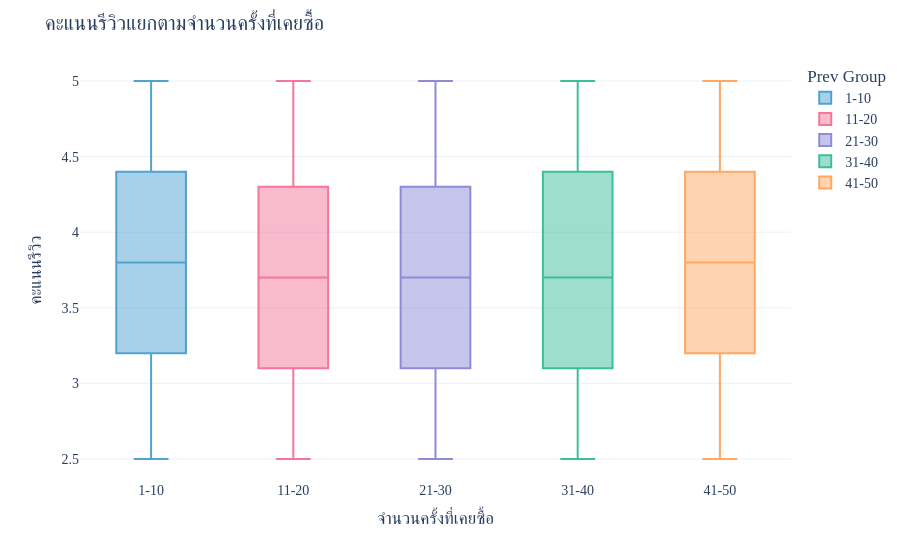
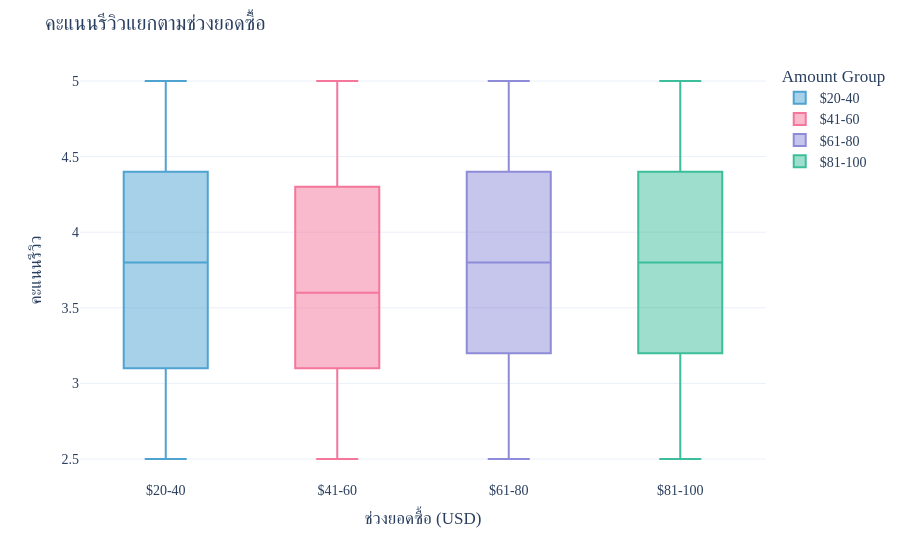

These figures' notebook cell, in order:
### Code cell
# %% ข้อ 2: คะแนนรีวิวแยกตามจำนวนครั้งที่เคยซื้อ (px.box)
df["Prev Group"] = pd.cut(df["Previous Purchases"], [0, 10, 20, 30, 40, 50],
                          labels=["1-10", "11-20", "21-30", "31-40", "41-50"])

fig = px.box(df, x="Prev Group", y="Review Rating", color="Prev Group",
             color_discrete_sequence=colors,
             category_orders={"Prev Group": ["1-10", "11-20", "21-30", "31-40", "41-50"]})
fig.update_layout(title="คะแนนรีวิวแยกตามจำนวนครั้งที่เคยซื้อ",
                  xaxis_title="จำนวนครั้งที่เคยซื้อ", yaxis_title="คะแนนรีวิว",
                  font=thai_font, template="plotly_white")
fig.show()

# %% ข้อ 3: คะแนนรีวิวแยกตามช่วงยอดซื้อ (px.box)
df["Amount Group"] = pd.cut(df["Purchase Amount (USD)"], [19, 40, 60, 80, 100],
                            labels=["$20-40", "$41-60", "$61-80", "$81-100"])

fig = px.box(df, x="Amount Group", y="Review Rating", color="Amount Group",
             color_discrete_sequence=colors,
             category_orders={"Amount Group": ["$20-40", "$41-60", "$61-80", "$81-100"]})
fig.update_layout(title="คะแนนรีวิวแยกตามช่วงยอดซื้อ",
                  xaxis_title="ช่วงยอดซื้อ (USD)", yaxis_title="คะแนนรีวิว",
                  font=thai_font, template="plotly_white")

### Figure 1 — Plotly figure (JSON) as saved in the notebook; plotly's stock layout.template omitted (floating-point values rounded to 4 significant figures; data arrays with more than 128 entries replaced by an {"elided": "..."} marker saying what was removed)
{"data": [{"alignmentgroup": "True", "hovertemplate": "Prev Group=%{x}<br>Review Rating=%{y}<extra></extra>", "legendgroup": "1-10", "marker": {"color": "#4FA3D1"}, "name": "1-10", "notched": false, "offsetgroup": "1-10", "orientation": "v", "showlegend": true, "type": "box", "x": {"elided": "784 str values"}, "x0": " ", "xaxis": "x", "y": {"elided": "784 float values"}, "y0": " ", "yaxis": "y"}, {"alignmentgroup": "True", "hovertemplate": "Prev Group=%{x}<br>Review Rating=%{y}<extra></extra>", "legendgroup": "11-20", "marker": {"color": "#F4769B"}, "name": "11-20", "notched": false, "offsetgroup": "11-20", "orientation": "v", "showlegend": true, "type": "box", "x": {"elided": "777 str values"}, "x0": " ", "xaxis": "x", "y": {"elided": "777 float values"}, "y0": " ", "yaxis": "y"}, {"alignmentgroup": "True", "hovertemplate": "Prev Group=%{x}<br>Review Rating=%{y}<extra></extra>", "legendgroup": "21-30", "marker": {"color": "#8E8CD8"}, "name": "21-30", "notched": false, "offsetgroup": "21-30", "orientation": "v", "showlegend": true, "type": "box", "x": {"elided": "790 str values"}, "x0": " ", "xaxis": "x", "y": {"elided": "790 float values"}, "y0": " ", "yaxis": "y"}, {"alignmentgroup": "True", "hovertemplate": "Prev Group=%{x}<br>Review Rating=%{y}<extra></extra>", "legendgroup": "31-40", "marker": {"color": "#3DBE9B"}, "name": "31-40", "notched": false, "offsetgroup": "31-40", "orientation": "v", "showlegend": true, "type": "box", "x": {"elided": "784 str values"}, "x0": " ", "xaxis": "x", "y": {"elided": "784 float values"}, "y0": " ", "yaxis": "y"}, {"alignmentgroup": "True", "hovertemplate": "Prev Group=%{x}<br>Review Rating=%{y}<extra></extra>", "legendgroup": "41-50", "marker": {"color": "#FFA862"}, "name": "41-50", "notched": false, "offsetgroup": "41-50", "orientation": "v", "showlegend": true, "type": "box", "x": {"elided": "765 str values"}, "x0": " ", "xaxis": "x", "y": {"elided": "765 float values"}, "y0": " ", "yaxis": "y"}], "layout": {"boxmode": "overlay", "font": {"family": "Sarabun, Tahoma", "size": 14}, "legend": {"title": {"text": "Prev Group"}, "tracegroupgap": 0}, "margin": {"t": 60}, "title": {"text": "คะแนนรีวิวแยกตามจำนวนครั้งที่เคยซื้อ"}, "xaxis": {"anchor": "y", "categoryarray": ["1-10", "11-20", "21-30", "31-40", "41-50"], "categoryorder": "array", "domain": [0, 1], "title": {"text": "จำนวนครั้งที่เคยซื้อ"}}, "yaxis": {"anchor": "x", "domain": [0, 1], "title": {"text": "คะแนนรีวิว"}}}}

### Figure 2 — Plotly figure (JSON) as saved in the notebook; plotly's stock layout.template omitted (floating-point values rounded to 4 significant figures; data arrays with more than 128 entries replaced by an {"elided": "..."} marker saying what was removed)
{"data": [{"alignmentgroup": "True", "hovertemplate": "Amount Group=%{x}<br>Review Rating=%{y}<extra></extra>", "legendgroup": "$20-40", "marker": {"color": "#4FA3D1"}, "name": "$20-40", "notched": false, "offsetgroup": "$20-40", "orientation": "v", "showlegend": true, "type": "box", "x": {"elided": "1060 str values"}, "x0": " ", "xaxis": "x", "y": {"elided": "1060 float values"}, "y0": " ", "yaxis": "y"}, {"alignmentgroup": "True", "hovertemplate": "Amount Group=%{x}<br>Review Rating=%{y}<extra></extra>", "legendgroup": "$41-60", "marker": {"color": "#F4769B"}, "name": "$41-60", "notched": false, "offsetgroup": "$41-60", "orientation": "v", "showlegend": true, "type": "box", "x": {"elided": "926 str values"}, "x0": " ", "xaxis": "x", "y": {"elided": "926 float values"}, "y0": " ", "yaxis": "y"}, {"alignmentgroup": "True", "hovertemplate": "Amount Group=%{x}<br>Review Rating=%{y}<extra></extra>", "legendgroup": "$61-80", "marker": {"color": "#8E8CD8"}, "name": "$61-80", "notched": false, "offsetgroup": "$61-80", "orientation": "v", "showlegend": true, "type": "box", "x": {"elided": "936 str values"}, "x0": " ", "xaxis": "x", "y": {"elided": "936 float values"}, "y0": " ", "yaxis": "y"}, {"alignmentgroup": "True", "hovertemplate": "Amount Group=%{x}<br>Review Rating=%{y}<extra></extra>", "legendgroup": "$81-100", "marker": {"color": "#3DBE9B"}, "name": "$81-100", "notched": false, "offsetgroup": "$81-100", "orientation": "v", "showlegend": true, "type": "box", "x": {"elided": "978 str values"}, "x0": " ", "xaxis": "x", "y": {"elided": "978 float values"}, "y0": " ", "yaxis": "y"}], "layout": {"boxmode": "overlay", "font": {"family": "Sarabun, Tahoma", "size": 14}, "legend": {"title": {"text": "Amount Group"}, "tracegroupgap": 0}, "margin": {"t": 60}, "title": {"text": "คะแนนรีวิวแยกตามช่วงยอดซื้อ"}, "xaxis": {"anchor": "y", "categoryarray": ["$20-40", "$41-60", "$61-80", "$81-100"], "categoryorder": "array", "domain": [0, 1], "title": {"text": "ช่วงยอดซื้อ (USD)"}}, "yaxis": {"anchor": "x", "domain": [0, 1], "title": {"text": "คะแนนรีวิว"}}}}
